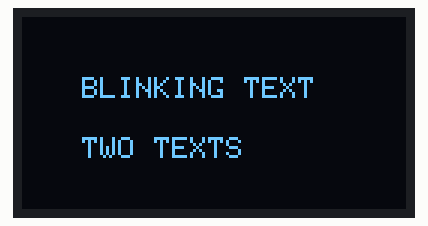
Recording of a sketch running on a simulated Arduino Uno, built with avr-gcc and run on an emulated ATmega328P. On the bench: 128×64 one-colour display.

Above: at 0.3 s.
At 0.79 s:
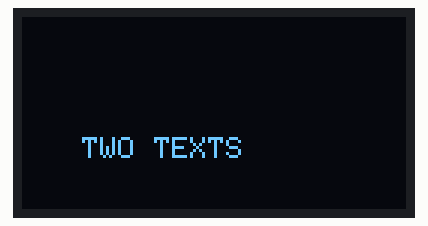
At 1.6 s:
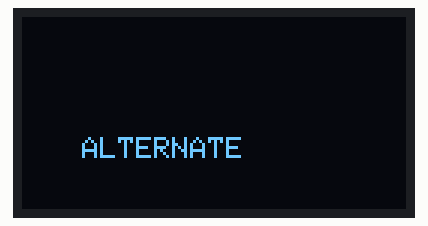

Measured:
- by itself, everything shown: repeats every 2.0 s, in 4 steps
- what the display in image 1 shows lasts 0.5 s, from 0.5 s to 1.0 s

The sketch:

oledBlinkingExample.ino
```cpp
// (licence header left out)
#include <SPI.h>
#include <Wire.h>
#include <Adafruit_GFX.h>
#include <Adafruit_SSD1306.h>

#define SCREEN_WIDTH 128
#define SCREEN_HEIGHT 64
#define OLED_RESET     -1
#define SCREEN_ADDRESS 0x3C

Adafruit_SSD1306 display(SCREEN_WIDTH, SCREEN_HEIGHT, &Wire, OLED_RESET);

void setup() {

  display.begin(SSD1306_SWITCHCAPVCC, SCREEN_ADDRESS);
  display.clearDisplay();

}

void loop() {

  display.clearDisplay();
  display.setTextSize(1);
  display.setTextColor(SSD1306_WHITE);

  display.setCursor(20, 20);
  if ((millis() / 500) % 2 == 0) {
    display.print("BLINKING TEXT");
  }

  display.setCursor(20, 40);
  if ((millis() / 1000) % 2 == 0) {
    display.println("TWO TEXTS");
  } else {
    display.print("ALTERNATE");
  }

  display.display();
}
```
